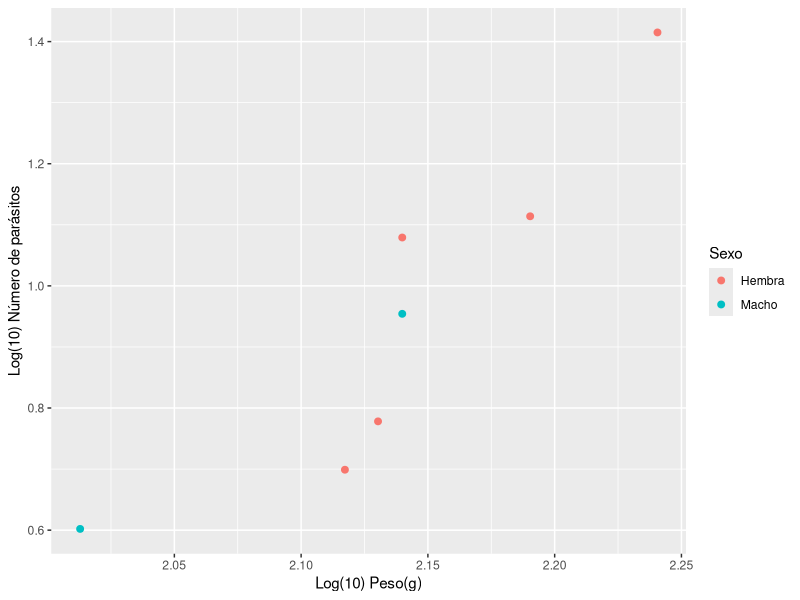

Here is the R script that generated this plot:
# ----------------------------------------------------------
# Clase 05 - Script Solución ejercicios para manipulación de datos con tidyr y dplyr
# Dr. José Gallardo Matus
# 19 abril 2022
# Diplomado en Análisis de datos con R para la Acuicultura..
# ----------------------------------------------------------

# Habilite librerías
library(readxl) # Para importar datos a R

library(dplyr) # Para manipular datos

library(ggplot2) # Para hacer gráficos

library(tidyr) # Para manipular datos

# EJERCICIO 1
# a) Importe la hoja 1 del set de datos Parasitos a R.
# b) Filtre la comulma "Variable" por el factor "parasitos" y ordene los datos a formato TIDY.
# c) Agregue una columna indice llamada peces con valores 1-9 con el comando mutate(). 

Parasitos <-read_excel("Parasitos.xlsx",na="NA")
ParaTidy<-Parasitos %>% filter(Variable == "parasitos") %>% gather("Especie","Parasitos",2:4)
ParaTidy <- ParaTidy %>% mutate(Peces=1:9)
ParaTidy

# EJERCICIO 2
# a) Importe y explore la hoja 2 del set de datos Parasitos a R.
# b) Una sus datos ordenados de parásitos con la variable sexo. 
# c) Elimine las columna "Variable" y reordene su objeto de la siguiente manera
# peces, especie, sexo, parasitos

Parasitos2 <-read_excel("Parasitos.xlsx",sheet = "sexo")
names(Parasitos2)[1]<-"Peces"
Tidy_Parasitos <- left_join(ParaTidy, Parasitos2, "Peces")
Tidy_Parasitos <- Tidy_Parasitos[,-1]
Tidy_Parasitos <- Tidy_Parasitos[, c(3, 1, 4, 2)]
Tidy_Parasitos

# EJERCICIO 3
# a) Agrupe por Especie su objeto ordenado de parásitos y calcule n, promedio y desviación estándar.

Mean_sd_par<-Tidy_Parasitos %>% group_by(Especie) %>% 
  summarize(N = n(), 
            Promedio_Parasitos = mean(Parasitos, na.rm=T), 
            SD_Parasitos = sd(Parasitos, na.rm=T))
Mean_sd_par

# EJERCICIO 4
# a) Usando mutate() genere UNA variable derivada llamada log_par con el logaritmo del número de parásitos+1.

Log_par_tidy<-Tidy_Parasitos %>% mutate(log_par = log10(Parasitos+1))
Log_par_tidy

# EJERCICIO 5
# a) Importe y explore la hoja 3 del set de datos Parasitos a R.
# b) Usando mutate() genere una variable derivada llamada log_par con el logaritmo del número de parásitos+1.
# c) Usando mutate() genere una variable derivada llamada log_peso con el logaritmo del peso.
# d) Realice un gráfico de puntos para visualizar la relación entre el log+1 de parásitos en función del logaritmo del peso.

tidy_all<-read_excel("Parasitos.xlsx",sheet = "tidy",na="NA")
tidy_all
Tidy_All<-tidy_all %>% mutate(log_par = log10(Parasitos+1)) %>% mutate(log_peso = log10(Peso))

ggplot(Tidy_All, aes(x=log_peso, y=log_par, color=Sexo))+
  geom_point(size=2)+
  labs(x= "Log(10) Peso(g)", y= "Log(10) Número de parásitos")+
  theme_gray()

